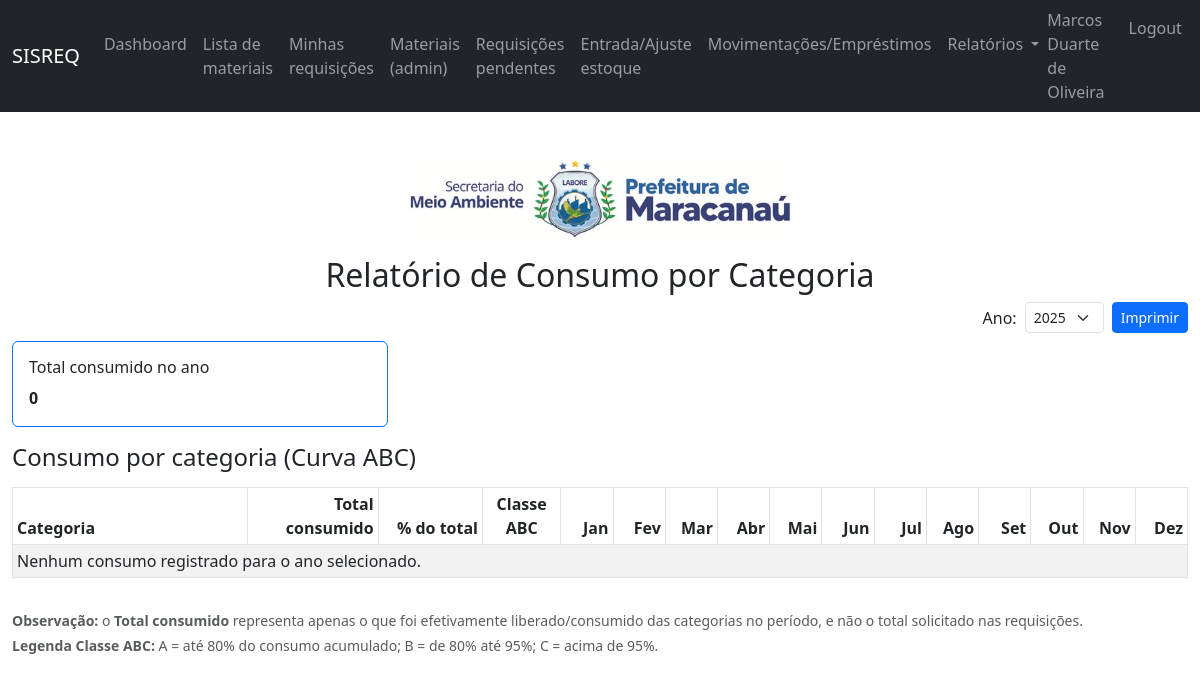
The page /relatorios/consumo-categoria/ (signed in) on the database its author committed.
### apps/usuarios/models.py (models this page shows, shortened)
class Usuario(AbstractBaseUser, PermissionsMixin):
    email = models.EmailField(unique=True)
    nome_completo = models.CharField(max_length=150)
    matricula = models.CharField(max_length=30, blank=True, null=True)
    prefeitura = models.ForeignKey(
        "cadastros.Prefeitura",
        on_delete=models.PROTECT,
        null=True,
        blank=True,
    )
    secretaria = models.ForeignKey(
        "cadastros.Secretaria",
        on_delete=models.PROTECT,
        null=True,
        blank=True,
    )
    setor = models.ForeignKey(
        "cadastros.Setor",
        on_delete=models.PROTECT,
        null=True,
        blank=True,
    )
    tipo = models.CharField(
        max_length=20,
        choices=TIPO_USUARIO_CHOICES,
        default="FUNCIONARIO",
    )
    ativo = models.BooleanField(default=True)
    is_staff = models.BooleanField(default=False)
    is_superuser = models.BooleanField(default=False)
    date_joined = models.DateTimeField(default=timezone.now)
    USERNAME_FIELD = "email"
    REQUIRED_FIELDS = ["nome_completo"]
    objects = UsuarioManager()
    class Meta:
        verbose_name = "Usuário"
        verbose_name_plural = "Usuários"
    @property
    def is_active(self) -> bool:
        return self.ativo

### apps/cadastros/models.py (models this page shows)
class Secretaria(models.Model):
    prefeitura = models.ForeignKey(
        Prefeitura,
        on_delete=models.PROTECT,
        related_name="secretarias",
    )
    nome = models.CharField(max_length=150)
    sigla = models.CharField(max_length=20)
    ativo = models.BooleanField(default=True)
    logo = models.ImageField(
        upload_to="secretarias",
        blank=True,
        null=True,
    )
    created_at = models.DateTimeField(auto_now_add=True)
    updated_at = models.DateTimeField(auto_now=True)
    class Meta:
        verbose_name = "Secretaria"
        verbose_name_plural = "Secretarias"
    def __str__(self) -> str:
        if self.prefeitura_id:
            return f"{self.nome} ({self.sigla}) - {self.prefeitura.sigla}"
        return f"{self.nome} ({self.sigla})"

### apps/estoque/views.py (the view, shortened to what this page needs)
@login_required
def relatorio_consumo_categoria(request):
    if not _require_admin(request.user):
        return HttpResponseForbidden(
            "Apenas administradores podem visualizar este relatório."
        )
    prefeitura_id, secretaria_id = _get_unidade_from_session(request)
    hoje = timezone.localdate()
    ano_atual = hoje.year
    anos_qs = (
        Requisicao.objects.filter(
            prefeitura_id=prefeitura_id,
            secretaria_id=secretaria_id,
            data_entrega__isnull=False,
        )
        .dates("data_entrega", "year")
    )
    anos_disponiveis = [d.year for d in anos_qs] or [ano_atual]
    ano_param = request.GET.get("ano")
    try:
        ano_selecionado = int(ano_param) if ano_param else ano_atual
    except (TypeError, ValueError):
        ano_selecionado = ano_atual
    if ano_selecionado not in anos_disponiveis:
        ano_selecionado = anos_disponiveis[-1]
    itens_qs = ItemRequisicao.objects.filter(
        requisicao__prefeitura_id=prefeitura_id,
        requisicao__secretaria_id=secretaria_id,
        requisicao__data_entrega__year=ano_selecionado,
        requisicao__data_entrega__isnull=False,
    )
    totais_cat_qs = (
        itens_qs.values("material__categoria")
        .annotate(total=Sum("quantidade_liberada"))
        .order_by("-total")
    )
    mensal_qs = (
        itens_qs.annotate(mes=ExtractMonth("requisicao__data_entrega"))
        .values("material__categoria", "mes")
        .annotate(total=Sum("quantidade_liberada"))
    )
    consumo_mensal: dict[str, list[int]] = defaultdict(
        lambda: [0] * 12,
    )
    for row in mensal_qs:
        cat = row["material__categoria"] or ""
        mes = row["mes"] or 0
        if 1 <= mes <= 12:
            consumo_mensal[cat][mes - 1] += row["total"] or 0
    categoria_labels = dict(CATEGORIA_MATERIAL_CHOICES)
    linhas = []
    total_geral = 0
    cumulativo = 0
    for linha in linhas:
        if total_geral > 0:
            perc = (linha["total"] / total_geral) * 100
        else:
            perc = 0
        linha["percentual"] = perc
    linhas_ordenadas = sorted(linhas, key=lambda x: x["total"], reverse=True)
    cumulativo_perc = 0
    contexto = {
        "ano_selecionado": ano_selecionado,
        "anos_disponiveis": anos_disponiveis,
        "linhas": linhas_ordenadas,
        "total_geral": total_geral,
    }
    return render(
        request,
        "estoque/relatorio_consumo_categoria.html",
        contexto,
    )

### apps/estoque/views.py (called while the page is built, shortened)
def _get_unidade_from_session(request):
    prefeitura_id = request.session.get("prefeitura_id")
    secretaria_id = request.session.get("secretaria_id")
    user = getattr(request, "user", None)
    return prefeitura_id, secretaria_id

def _require_admin(user):
    return user.is_authenticated and user.tipo == "ADMINISTRADOR"

### apps/estoque/templates/estoque/relatorio_consumo_categoria.html (shortened to what this page needs)
{% extends "core/base.html" %}
{% block content %}
<div class="container-fluid mt-4">
  <div class="text-center mb-3">
    {% if request.user.secretaria.logo %}
      <img src="{{ request.user.secretaria.logo.url }}" alt="{{ request.user.secretaria }}" style="max-height:80px;">
    {% elif request.user.prefeitura.logo %}
      <img src="{{ request.user.prefeitura.logo.url }}" alt="{{ request.user.prefeitura }}" style="max-height:80px;">
    {% endif %}
  </div>
  <h2 class="text-center mb-2">Relatório de Consumo por Categoria</h2>
  <div class="d-flex justify-content-end align-items-center mb-2 no-print">
    <form method="get" class="d-flex align-items-center me-2">
      <label for="filtro-ano" class="me-2 mb-0">Ano:</label>
      <select id="filtro-ano"
              name="ano"
              class="form-select form-select-sm"
              onchange="this.form.submit()">
        {% for ano in anos_disponiveis %}
          <option value="{{ ano }}" {% if ano_selecionado == ano %}selected{% endif %}>
            {{ ano }}
          </option>
        {% endfor %}
      </select>
    </form>
    <button type="button" class="btn btn-sm btn-primary" onclick="window.print();">
      Imprimir
    </button>
  </div>
  <div class="row mb-3">
    <div class="col-md-4">
      <div class="card border-primary">
        <div class="card-body">
          <h6 class="card-title">Total consumido no ano</h6>
          <p class="card-text fw-bold">{{ total_geral }}</p>
        </div>
      </div>
    </div>
  </div>
  <h4>Consumo por categoria (Curva ABC)</h4>
  <div class="table-responsive">
    <table class="table table-sm table-striped table-bordered mt-2">
      <colgroup>
        <col style="width:18%;">
        <col style="width:10%;">
        <col style="width:8%;">
        <col style="width:6%;">
        <col style="width:4%;">
        <col style="width:4%;">
        <col style="width:4%;">
        <col style="width:4%;">
        <col style="width:4%;">
        <col style="width:4%;">
        <col style="width:4%;">
        <col style="width:4%;">
        <col style="width:4%;">
        <col style="width:4%;">
        <col style="width:4%;">
        <col style="width:4%;">
      </colgroup>
      <thead>
        <tr>
          <th>Categoria</th>
          <th class="text-end">Total consumido</th>
          <th class="text-end">% do total</th>
          <th class="text-center">Classe ABC</th>
          <th class="text-end">Jan</th>
          <th class="text-end">Fev</th>
          <th class="text-end">Mar</th>
          <th class="text-end">Abr</th>
          <th class="text-end">Mai</th>
          <th class="text-end">Jun</th>
          <th class="text-end">Jul</th>
          <th class="text-end">Ago</th>
          <th class="text-end">Set</th>
          <th class="text-end">Out</th>
          <th class="text-end">Nov</th>
          <th class="text-end">Dez</th>
        </tr>
      </thead>
      <tbody>
        {% for linha in linhas %}
        <tr>
          <td>{{ linha.label }}</td>
          <td class="text-end">{{ linha.total }}</td>
          <td class="text-end">
            {% if total_geral %}
              {{ linha.percentual|floatformat:1 }}%
            {% else %}
              0,0%
            {% endif %}
          </td>
          <td class="text-center">
            <span class="badge text-bg-secondary">{{ linha.classe_abc }}</span>
          </td>
          {% for mes_val in linha.mensal %}
          <td class="text-end">{{ mes_val }}</td>
          {% endfor %}
        </tr>
        {% empty %}
        <tr>
          <td colspan="16">Nenhum consumo registrado para o ano selecionado.</td>
        </tr>
        {% endfor %}
      </tbody>
    </table>
  </div>
  <div class="mt-3">
    <p class="text-muted small mb-1">
      <strong>Observação:</strong>
      o <strong>Total consumido</strong> representa apenas o que foi efetivamente liberado/consumido
      das categorias no período, e não o total solicitado nas requisições.
    </p>
    <p class="text-muted small mb-0">
      <strong>Legenda Classe ABC:</strong>
      A = até 80% do consumo acumulado;
      B = de 80% até 95%;
      C = acima de 95%.
    </p>
  </div>
</div>
{% endblock %}

### apps/templates/core/base.html (shortened to what this page needs)
{% load static %}
<!DOCTYPE html>
<html lang="pt-br">
  <head>
    <link href="https://cdn.jsdelivr.net/npm/bootstrap@5.3.0/dist/css/bootstrap.min.css" rel="stylesheet">
    <link rel="stylesheet" href="{% static 'estoque/css/estoque.css' %}">
  </head>
  <body>
    <nav class="navbar navbar-expand-lg navbar-dark bg-dark">
      <div class="container-fluid">
        <a class="navbar-brand" href="{% url 'estoque:dashboard' %}">SISREQ</a>
        <div class="collapse navbar-collapse" id="navbarNav">
          <ul class="navbar-nav me-auto mb-2 mb-lg-0">
            {% if request.user.is_authenticated %}
            <li class="nav-item">
              <a class="nav-link" href="{% url 'estoque:dashboard' %}">Dashboard</a>
            </li>
            <li class="nav-item">
              <a class="nav-link" href="{% url 'estoque:lista_materiais_publica' %}">Lista de materiais</a>
            </li>
            <li class="nav-item">
              <a class="nav-link" href="{% url 'estoque:listar_requisicoes' %}">Minhas requisições</a>
            </li>
            {% if request.user.tipo == "ADMINISTRADOR" %}
            <li class="nav-item">
              <a class="nav-link" href="{% url 'estoque:listar_materiais' %}">Materiais (admin)</a>
            </li>
            <li class="nav-item">
              <a class="nav-link" href="{% url 'estoque:listar_requisicoes' %}?status=PENDENTE">Requisições pendentes</a>
            </li>
            <li class="nav-item">
              <a class="nav-link" href="{% url 'estoque:novo_movimento_estoque' %}">Entrada/Ajuste estoque</a>
            </li>
            <li class="nav-item">
              <a class="nav-link" href="{% url 'estoque:entrada_compra' %}">Movimentações/Empréstimos</a>
            </li>
            <li class="nav-item dropdown">
              <a class="nav-link dropdown-toggle"
                 href="#"
                 id="navbarRelatorios"
                 role="button"
                 data-bs-toggle="dropdown"
                 aria-expanded="false">
                Relatórios
              </a>
            </li>
            {% endif %}
            {% endif %}
          </ul>
          <ul class="navbar-nav">
            {% if request.user.is_authenticated %}
            <li class="nav-item">
              <span class="navbar-text me-3">
                {{ request.user.nome_completo }}
              </span>
            </li>
            <li class="nav-item">
              <a class="nav-link" href="{% url 'usuarios:logout' %}">Logout</a>
            </li>
            {% else %}
            <li class="nav-item">
              <a class="nav-link" href="{% url 'usuarios:login' %}">Login</a>
            </li>
            {% endif %}
          </ul>
        </div>
      </div>
    </nav>
    <main class="py-4">
      {% block content %}{% endblock %}
    </main>
  </body>
</html>

### rows shown on the page
Usuario: user.nome_completo "Marcos Duarte de Oliveira", user.secretaria.logo (picture)

### other values the page prints
{{ total_geral }} "0"
form field ano "2025"
